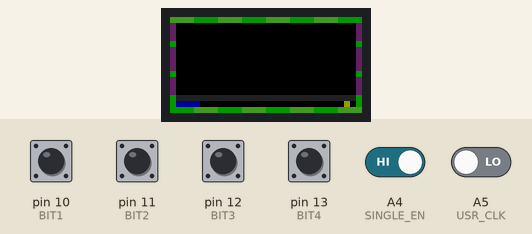
This program was run on a simulated Arduino Uno, built with avr-gcc and run on an emulated ATmega328P. On the bench: 32×16 colour display. Inputs (shaded band) come from the test bench; at power-on: A4 (SINGLE_EN), pin 10 (BIT1), pin 11 (BIT2), pin 12 (BIT3), pin 13 (BIT4) HIGH, A5 (USR_CLK) LOW. What the program prints to the serial monitor is not drawn.

Above: at 1.2 s.
1.3 s: A5 (USR_CLK) driven HIGH
At 2.5 s:
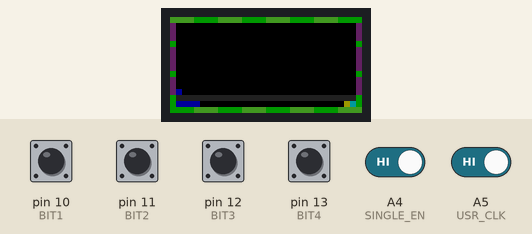
2.8 s: pin 10 (BIT1) pulled LOW for 0.15 s
At 2.87 s:
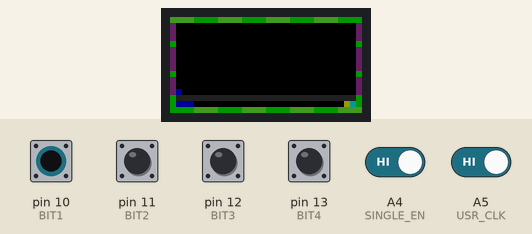
4.4 s: pin 11 (BIT2) pulled LOW for 0.15 s
At 4.47 s:
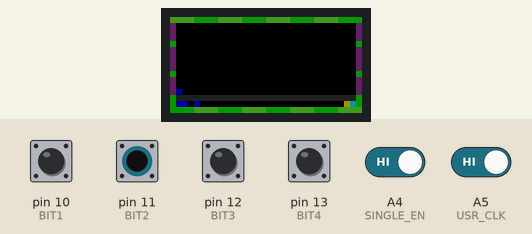
6.0 s: pin 12 (BIT3) pulled LOW for 0.15 s
At 6.07 s:
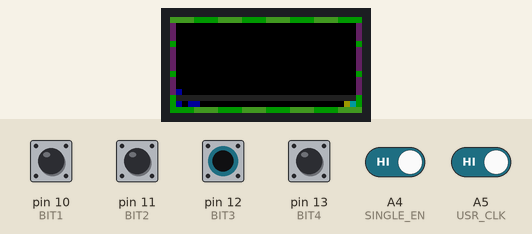
7.6 s: pin 13 (BIT4) pulled LOW for 0.15 s
At 7.67 s:
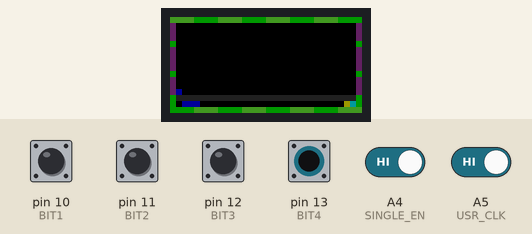
9.2 s: A4 (SINGLE_EN) driven LOW
At 10.4 s:
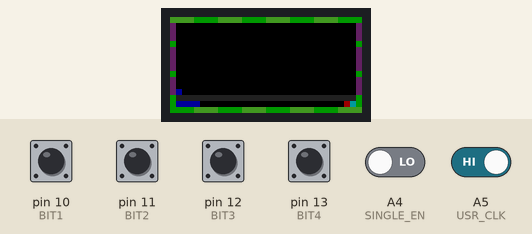
Timing chart, 0 to 11.7 s (numbered marks = the images above; inputs shaded):
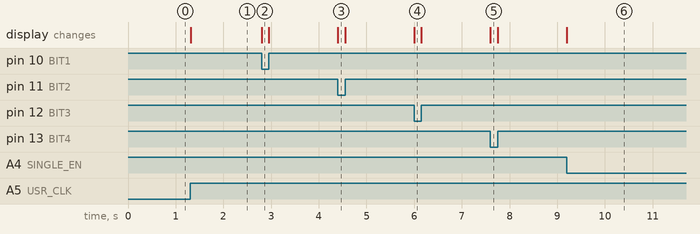

The program:

main.cpp
```cpp
#include <RGBmatrixPanel.h>
#include <stdint.h>

#define DEBUG 1

#define INITIAL_DP 12

#define BIT4 13
#define BIT3 12
#define BIT2 11
#define BIT1 10
#define USR_CLK  A5
#define SINGLE_EN  A4

#define CLK  8
#define OE   9
#define LAT A3
#define A   A0
#define B   A1
#define C   A2

RGBmatrixPanel matrix(A, B, C, CLK, LAT, OE, false);

uint8_t blueDataPoints[30] = {0};
uint8_t redDataPoints[30] = {0};

void setup() {
  pinMode(0, OUTPUT);
  pinMode(1, OUTPUT);
  matrix.begin();

  // fix the screen with black
  matrix.fillRect(0, 0, 32, 16, matrix.Color333(0, 0, 0));

  // draw a box in green
  matrix.drawRect(0, 0, 32, 16, matrix.Color333(0, 4, 0));

  // draw extra horiz lines in light green to help see time.
  for (int i = 0; i < 32; i += 8) {
    matrix.drawLine(i, 0, i+3, 0, matrix.Color333(2, 4, 1));
    matrix.drawLine(i+4, 15, i+3+4, 15, matrix.Color333(2, 4, 1));
  }

  // draw extra vert lines in red to help see time.
  for (int i = 1; i < 13; i+=4) {
    uint8_t length = 2;
    if (i == 5) {
      length = 3;
    }
    matrix.drawLine(0, i, 0, i+length, matrix.Color333(3, 1, 3));
    matrix.drawLine(31, i, 31, i+length, matrix.Color333(3, 1, 3));
    if (i == 5) {
      i++;
    }
  }

  // draw grey divider
  matrix.drawLine(1, 13, 30, 13, matrix.Color333(1, 1, 1));

  // initialize the data points as 12
  for (int i = 0; i < 30; i++) {
    blueDataPoints[i] = INITIAL_DP;
    redDataPoints[i] = INITIAL_DP;
  }

  pinMode(BIT4, INPUT_PULLUP);
  pinMode(BIT3, INPUT_PULLUP);
  pinMode(BIT2, INPUT_PULLUP);
  pinMode(BIT1, INPUT_PULLUP);
  pinMode(USR_CLK, INPUT);
  pinMode(SINGLE_EN, INPUT);

  #ifdef DEBUG
  Serial.begin(115200);
  #endif
}

bool prevClk = false;
bool blueCycle = true;
bool prevSingleEn = false;
void loop() {
  bool bit4 = digitalRead(BIT4);
  bool bit3 = digitalRead(BIT3);
  bool bit2 = digitalRead(BIT2);
  bool bit1 = digitalRead(BIT1);

  matrix.drawPixel(1, 14, bit4 ? matrix.Color333(0, 0, 4) : matrix.Color333(0, 0, 0));
  matrix.drawPixel(2, 14, bit3 ? matrix.Color333(0, 0, 4) : matrix.Color333(0, 0, 0));
  matrix.drawPixel(3, 14, bit2 ? matrix.Color333(0, 0, 4) : matrix.Color333(0, 0, 0));
  matrix.drawPixel(4, 14, bit1 ? matrix.Color333(0, 0, 4) : matrix.Color333(0, 0, 0));

  int newValue = 8 * !bit4 + 4 * !bit3 + 2 * !bit2 + 1 * !bit1;

  bool clk = digitalRead(USR_CLK);

  matrix.drawPixel(30, 14, clk ? matrix.Color333(0, 4, 4) : matrix.Color333(0, 0, 0));

  bool single_en = digitalRead(SINGLE_EN);

  matrix.drawPixel(29, 14, single_en ? matrix.Color333(4, 4, 0) : matrix.Color333(4, 0, 0));

  if (clk == HIGH && prevClk == LOW) {
    prevClk = clk;
  } else {
    prevClk = clk;
    return;
  }

  if (single_en == LOW) {
    // dual channel mode : switch blue and red data points
    blueCycle = !blueCycle;
  } else {
    // single channel mode : blue data points only
    blueCycle = true;
  }

  if (single_en != prevSingleEn) {
    // switched modes: Reset Data Points
    for (int i = 0; i < 30; i++) {
      blueDataPoints[i] = INITIAL_DP;
      redDataPoints[i] = INITIAL_DP;
    }
  }

  prevSingleEn = single_en;

  #ifdef DEBUG
  Serial.print("newValue: ");
  Serial.print(newValue);
  Serial.print(" isBlueOn: ");
  Serial.println(blueCycle);
  #endif

  // right shift the data points
  for (int i = 29; i > 0; i--) {
    if (blueCycle) {
      blueDataPoints[i] = blueDataPoints[i - 1];
    } else {
      redDataPoints[i] = redDataPoints[i - 1];
    }
  }

  if (blueCycle) {
    blueDataPoints[0] = newValue;
  } else {
    redDataPoints[0] = newValue;
  }


  // reset oscilloscope display
  matrix.fillRect(1, 1, 30, 12, matrix.Color333(0, 0, 0));

  // draw all blue data points
  for (int i = 0; i < 30; i++) {
    int x = i + 1;
    int y = 12 - blueDataPoints[i];
    if (blueDataPoints[i] != INITIAL_DP) {
      matrix.drawPixel(x, y, matrix.Color333(0, 0, 4));
    }
  }

  if (single_en == LOW) {
    // draw all red data points only if on dual channel mode
    for (int i = 0; i < 30; i++) {
      int x = i + 1;
      int y = 12 - redDataPoints[i];
      if (redDataPoints[i] != INITIAL_DP) {
        matrix.drawPixel(x, y, matrix.Color333(4, 0, 0));
      }
    }
  }
}
```

Measured:
- after the input at 1.3 s, the display: changes at once (image 1)
- after the input at 2.8 s, the display: changes at once (image 2)
- after the input at 4.4 s, the display: changes at once (image 3)
- after the input at 6.0 s, the display: changes at once (image 4)
- after the input at 7.6 s, the display: changes at once (image 5)
- after the input at 9.2 s, the display: changes at once (image 6)
